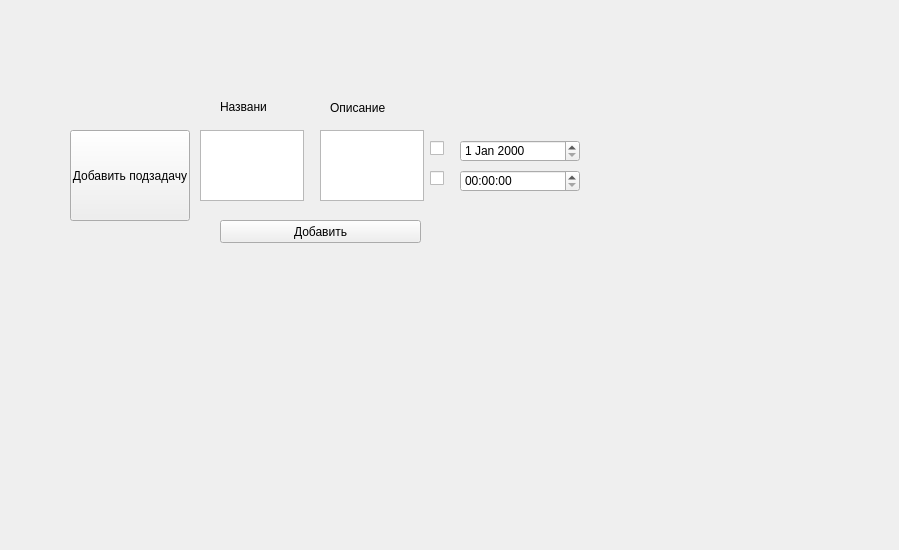
<?xml version="1.0" encoding="UTF-8"?>
<ui version="4.0">
 <class>Form</class>
 <widget class="QWidget" name="Form">
  <property name="geometry">
   <rect>
    <x>0</x>
    <y>0</y>
    <width>899</width>
    <height>550</height>
   </rect>
  </property>
  <property name="windowTitle">
   <string>Form</string>
  </property>
  <widget class="QCheckBox" name="cb_timeSubtask">
   <property name="geometry">
    <rect>
     <x>430</x>
     <y>170</y>
     <width>16</width>
     <height>17</height>
    </rect>
   </property>
   <property name="text">
    <string/>
   </property>
  </widget>
  <widget class="QTextEdit" name="textEdit_textSubtask">
   <property name="geometry">
    <rect>
     <x>200</x>
     <y>130</y>
     <width>104</width>
     <height>71</height>
    </rect>
   </property>
  </widget>
  <widget class="QTextEdit" name="textEdit_descriptionSubTask">
   <property name="geometry">
    <rect>
     <x>320</x>
     <y>130</y>
     <width>104</width>
     <height>71</height>
    </rect>
   </property>
  </widget>
  <widget class="QLabel" name="label_4">
   <property name="geometry">
    <rect>
     <x>330</x>
     <y>100</y>
     <width>101</width>
     <height>16</height>
    </rect>
   </property>
   <property name="text">
    <string>Описание</string>
   </property>
  </widget>
  <widget class="QCheckBox" name="cb_dataSubtask">
   <property name="geometry">
    <rect>
     <x>430</x>
     <y>140</y>
     <width>16</width>
     <height>17</height>
    </rect>
   </property>
   <property name="text">
    <string/>
   </property>
  </widget>
  <widget class="QPushButton" name="btn_enterSubtask">
   <property name="geometry">
    <rect>
     <x>220</x>
     <y>220</y>
     <width>201</width>
     <height>23</height>
    </rect>
   </property>
   <property name="text">
    <string>Добавить</string>
   </property>
  </widget>
  <widget class="QDateEdit" name="dateEdit_subtask">
   <property name="geometry">
    <rect>
     <x>460</x>
     <y>140</y>
     <width>120</width>
     <height>22</height>
    </rect>
   </property>
  </widget>
  <widget class="QPushButton" name="btn_showSubtask">
   <property name="geometry">
    <rect>
     <x>70</x>
     <y>130</y>
     <width>120</width>
     <height>91</height>
    </rect>
   </property>
   <property name="text">
    <string>Добавить подзадачу</string>
   </property>
  </widget>
  <widget class="QTimeEdit" name="timeEdit_subtask">
   <property name="geometry">
    <rect>
     <x>460</x>
     <y>170</y>
     <width>120</width>
     <height>22</height>
    </rect>
   </property>
  </widget>
  <widget class="QLabel" name="label_3">
   <property name="geometry">
    <rect>
     <x>220</x>
     <y>100</y>
     <width>47</width>
     <height>13</height>
    </rect>
   </property>
   <property name="text">
    <string>Название</string>
   </property>
  </widget>
 </widget>
 <resources/>
 <connections/>
</ui>
